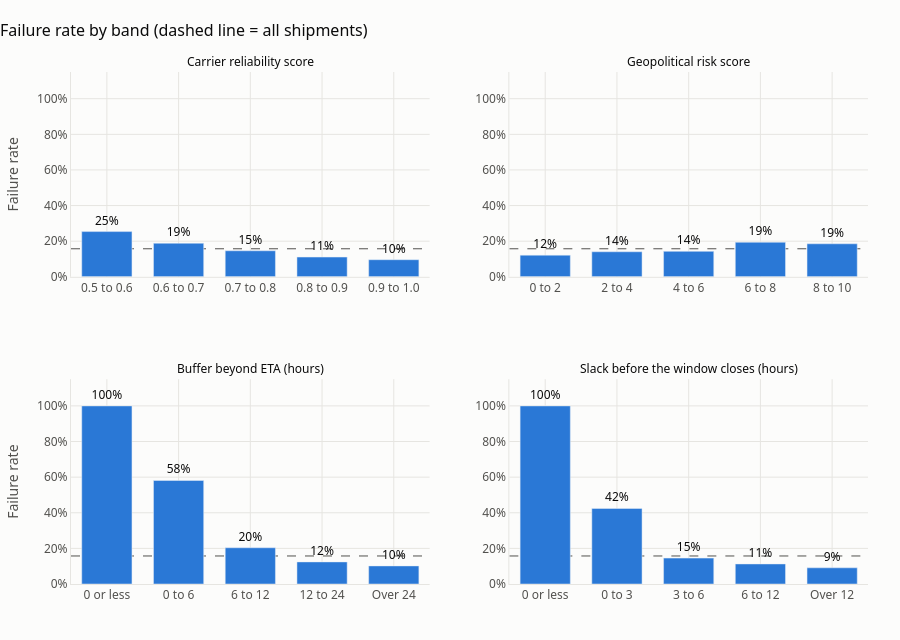

Here is the notebook cell this chart was saved with:
### Markdown cell above
### 7. Which numbers move with failure?

We split four inputs into bands and look at the failure rate inside each band. Two are given in the file. Two are simple differences we compute here:

- **Buffer beyond ETA** = `Buffer_of_Package` minus `Transit_Duration_Hours`. How many hours of cold are left over if the shipment arrives when currently expected.
- **Slack before the window closes** = `Lead_Time_Days` x 24 minus `Transit_Duration_Hours`. How many hours the shipment can still lose before it is late.

### Code cell
view = clean.copy()
view["buffer_beyond_eta"] = view["Buffer_of_Package"] - view["Transit_Duration_Hours"]
view["slack_before_window"] = view["Lead_Time_Days"] * 24 - view["Transit_Duration_Hours"]

panels = [
    ("Carrier_Reliability_Score", [0.49, 0.6, 0.7, 0.8, 0.9, 1.0], ["0.5 to 0.6", "0.6 to 0.7", "0.7 to 0.8", "0.8 to 0.9", "0.9 to 1.0"], "Carrier reliability score"),
    ("Geopolitical_Risk_Score", [-0.1, 2, 4, 6, 8, 10], ["0 to 2", "2 to 4", "4 to 6", "6 to 8", "8 to 10"], "Geopolitical risk score"),
    ("buffer_beyond_eta", [-999, 0, 6, 12, 24, 999], ["0 or less", "0 to 6", "6 to 12", "12 to 24", "Over 24"], "Buffer beyond ETA (hours)"),
    ("slack_before_window", [-999, 0, 3, 6, 12, 999], ["0 or less", "0 to 3", "3 to 6", "6 to 12", "Over 12"], "Slack before the window closes (hours)"),
]

fig = make_subplots(rows=2, cols=2, subplot_titles=[p[3] for p in panels],
                    vertical_spacing=0.2, horizontal_spacing=0.1)
band_tables = {}
for i, (col, edges, labels, title) in enumerate(panels):
    bands = pd.cut(view[col], bins=edges, labels=labels)
    grouped = view.groupby(bands, observed=False)["Shipment_Failure"].agg(["mean", "size"])
    band_tables[title] = grouped
    fig.add_trace(go.Bar(
        x=grouped.index.astype(str), y=grouped["mean"], marker_color=BLUE,
        text=[f"{m:.0%}" for m in grouped["mean"]], textposition="outside",
        textfont=dict(color=INK), cliponaxis=False, customdata=grouped["size"],
        hovertemplate="%{x}<br>Failure rate: %{y:.1%}<br>Shipments: %{customdata:,}<extra></extra>",
    ), row=i // 2 + 1, col=i % 2 + 1)
    fig.add_hline(y=overall, line=dict(color=MUTED, width=1, dash="dash"), layer="below", row=i // 2 + 1, col=i % 2 + 1)
fig.update_annotations(font=dict(size=12, color=INK))
fig.update_yaxes(tickformat=".0%", range=[0, 1.15])
fig.update_yaxes(title_text="Failure rate", col=1)
style(fig, "Failure rate by band (dashed line = all shipments)", height=640)
fig.update_layout(showlegend=False, bargap=0.3)
fig.show()

pd.concat(band_tables).rename(columns={"mean": "failure_rate", "size": "shipments"}).round(3)

### Figure 1 — Plotly figure (JSON) as saved in the notebook; plotly's stock layout.template omitted (floating-point values rounded to 4 significant figures)
{"data": [{"cliponaxis": false, "customdata": [957, 976, 999, 1047, 1021], "hovertemplate": "%{x}<br>Failure rate: %{y:.1%}<br>Shipments: %{customdata:,}<extra></extra>", "marker": {"color": "#2a78d6"}, "text": ["25%", "19%", "15%", "11%", "10%"], "textfont": {"color": "#0b0b0b"}, "textposition": "outside", "type": "bar", "x": ["0.5 to 0.6", "0.6 to 0.7", "0.7 to 0.8", "0.8 to 0.9", "0.9 to 1.0"], "xaxis": "x", "y": [0.2539, 0.1885, 0.1461, 0.1108, 0.09598], "yaxis": "y"}, {"cliponaxis": false, "customdata": [987, 968, 1001, 1062, 982], "hovertemplate": "%{x}<br>Failure rate: %{y:.1%}<br>Shipments: %{customdata:,}<extra></extra>", "marker": {"color": "#2a78d6"}, "text": ["12%", "14%", "14%", "19%", "19%"], "textfont": {"color": "#0b0b0b"}, "textposition": "outside", "type": "bar", "x": ["0 to 2", "2 to 4", "4 to 6", "6 to 8", "8 to 10"], "xaxis": "x2", "y": [0.1216, 0.1405, 0.1429, 0.194, 0.1853], "yaxis": "y2"}, {"cliponaxis": false, "customdata": [125, 160, 403, 2194, 2118], "hovertemplate": "%{x}<br>Failure rate: %{y:.1%}<br>Shipments: %{customdata:,}<extra></extra>", "marker": {"color": "#2a78d6"}, "text": ["100%", "58%", "20%", "12%", "10%"], "textfont": {"color": "#0b0b0b"}, "textposition": "outside", "type": "bar", "x": ["0 or less", "0 to 6", "6 to 12", "12 to 24", "Over 24"], "xaxis": "x3", "y": [1.0, 0.5813, 0.2035, 0.124, 0.1015], "yaxis": "y3"}, {"cliponaxis": false, "customdata": [104, 467, 812, 1759, 1858], "hovertemplate": "%{x}<br>Failure rate: %{y:.1%}<br>Shipments: %{customdata:,}<extra></extra>", "marker": {"color": "#2a78d6"}, "text": ["100%", "42%", "15%", "11%", "9%"], "textfont": {"color": "#0b0b0b"}, "textposition": "outside", "type": "bar", "x": ["0 or less", "0 to 3", "3 to 6", "6 to 12", "Over 12"], "xaxis": "x4", "y": [1.0, 0.424, 0.1453, 0.1126, 0.09096], "yaxis": "y4"}], "layout": {"annotations": [{"font": {"color": "#0b0b0b", "size": 12}, "showarrow": false, "text": "Carrier reliability score", "x": 0.225, "xanchor": "center", "xref": "paper", "y": 1, "yanchor": "bottom", "yref": "paper"}, {"font": {"color": "#0b0b0b", "size": 12}, "showarrow": false, "text": "Geopolitical risk score", "x": 0.775, "xanchor": "center", "xref": "paper", "y": 1, "yanchor": "bottom", "yref": "paper"}, {"font": {"color": "#0b0b0b", "size": 12}, "showarrow": false, "text": "Buffer beyond ETA (hours)", "x": 0.225, "xanchor": "center", "xref": "paper", "y": 0.4, "yanchor": "bottom", "yref": "paper"}, {"font": {"color": "#0b0b0b", "size": 12}, "showarrow": false, "text": "Slack before the window closes (hours)", "x": 0.775, "xanchor": "center", "xref": "paper", "y": 0.4, "yanchor": "bottom", "yref": "paper"}], "bargap": 0.3, "font": {"color": "#52514e", "family": "Segoe UI, Arial, sans-serif", "size": 12}, "height": 640, "hoverlabel": {"bgcolor": "white", "font": {"color": "#0b0b0b"}}, "margin": {"b": 56, "l": 64, "r": 32, "t": 72}, "paper_bgcolor": "#fcfcfb", "plot_bgcolor": "#fcfcfb", "shapes": [{"layer": "below", "line": {"color": "#52514e", "dash": "dash", "width": 1}, "type": "line", "x0": 0, "x1": 1, "xref": "x domain", "y0": 0.1574, "y1": 0.1574, "yref": "y"}, {"layer": "below", "line": {"color": "#52514e", "dash": "dash", "width": 1}, "type": "line", "x0": 0, "x1": 1, "xref": "x2 domain", "y0": 0.1574, "y1": 0.1574, "yref": "y2"}, {"layer": "below", "line": {"color": "#52514e", "dash": "dash", "width": 1}, "type": "line", "x0": 0, "x1": 1, "xref": "x3 domain", "y0": 0.1574, "y1": 0.1574, "yref": "y3"}, {"layer": "below", "line": {"color": "#52514e", "dash": "dash", "width": 1}, "type": "line", "x0": 0, "x1": 1, "xref": "x4 domain", "y0": 0.1574, "y1": 0.1574, "yref": "y4"}], "showlegend": false, "title": {"font": {"color": "#0b0b0b", "size": 16}, "text": "Failure rate by band (dashed line = all shipments)", "x": 0, "xanchor": "left"}, "xaxis": {"anchor": "y", "domain": [0, 0.45], "gridcolor": "#e6e5e1", "linecolor": "#e6e5e1", "zeroline": false}, "xaxis2": {"anchor": "y2", "domain": [0.55, 1], "gridcolor": "#e6e5e1", "linecolor": "#e6e5e1", "zeroline": false}, "xaxis3": {"anchor": "y3", "domain": [0, 0.45], "gridcolor": "#e6e5e1", "linecolor": "#e6e5e1", "zeroline": false}, "xaxis4": {"anchor": "y4", "domain": [0.55, 1], "gridcolor": "#e6e5e1", "linecolor": "#e6e5e1", "zeroline": false}, "yaxis": {"anchor": "x", "domain": [0.6, 1], "gridcolor": "#e6e5e1", "linecolor": "#e6e5e1", "range": [0, 1.15], "tickformat": ".0%", "title": {"text": "Failure rate"}, "zeroline": false}, "yaxis2": {"anchor": "x2", "domain": [0.6, 1], "gridcolor": "#e6e5e1", "linecolor": "#e6e5e1", "range": [0, 1.15], "tickformat": ".0%", "zeroline": false}, "yaxis3": {"anchor": "x3", "domain": [0, 0.4], "gridcolor": "#e6e5e1", "linecolor": "#e6e5e1", "range": [0, 1.15], "tickformat": ".0%", "title": {"text": "Failure rate"}, "zeroline": false}, "yaxis4": {"anchor": "x4", "domain": [0, 0.4], "gridcolor": "#e6e5e1", "linecolor": "#e6e5e1", "range": [0, 1.15], "tickformat": ".0%", "zeroline": false}}}
